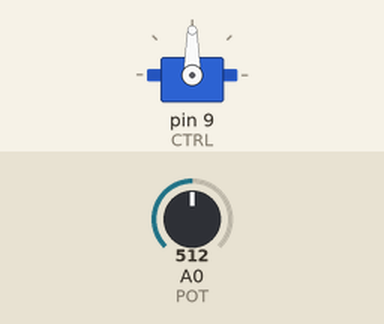
A sketch run on a simulated Arduino Uno, built with avr-gcc and run on an emulated ATmega328P. On the bench: servo. Inputs (shaded band) come from the test bench; at power-on: A0 (POT) = 512.

Above: at 1.2 s.
1.3 s: A0 (POT) set to 716
At 2.4 s:
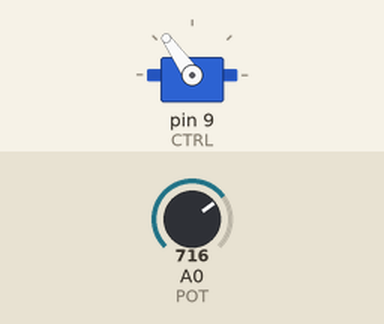
2.8 s: A0 (POT) set to 900
At 3.6 s:
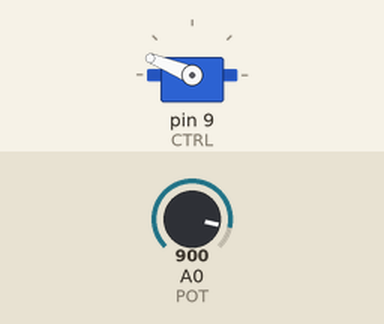
4.3 s: A0 (POT) set to 1023
At 4.9 s:
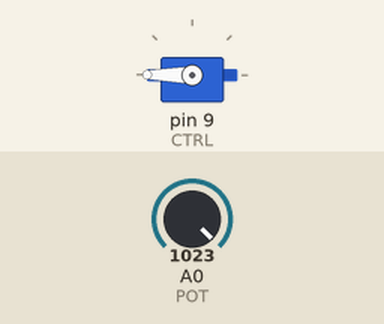
5.8 s: A0 (POT) set to 306
At 6.2 s:
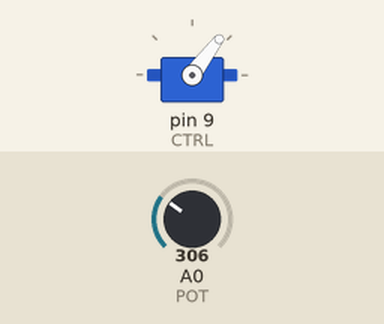
7.3 s: A0 (POT) set to 122
At 8.7 s:
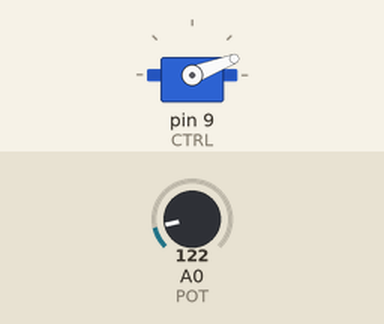
Timing chart, 0 to 9.8 s (numbered marks = the images above; inputs shaded):
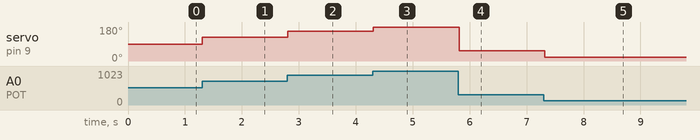

Measured:
- after the input at 1.3 s, servo on pin 9 (CTRL): 90° → 125° at once
- after the input at 2.8 s, servo on pin 9 (CTRL): 125° → 158° at once
- after the input at 4.3 s, servo on pin 9 (CTRL): 158° → 180° at once
- after the input at 5.8 s, servo on pin 9 (CTRL): 180° → 53° at once
- after the input at 7.3 s, servo on pin 9 (CTRL): 53° → 21° at once

The sketch:

SERVOS_potenciometro.ino
```cpp
/*
    servo motor con potenciometro.
    unha montaxe na que un servo (alimentado por unha batería externa) se conecte no pin PWM D03 (3~) como entrada de control (saída para Arduíno)
    e un potenciómetro se conecte no pin analóxico A05 como entrada do Arduíno.
    A continuación realiza un programa en C++ de Arduíno, de maneira que o potenciómetro controle o ángulo de xiro do servo,
    supoñendo que este pode xirar un máximo de 180º.

    nombre: david andres otero elia
    data: 15/03/2023
 * Proba de funcionamento dun servomotor
 * empregando a librería <Servo.h> e
 * ligado a un potenciómetro.
 */

#include <Servo.h>

//Pin de control do servo
#define CTRL 9

//Pin de lectura do potenciometro
#define POT A0

//Declaramos o objeto motor
//da clase Servo
Servo motor;
int angulo = 0;
int veloc = 100;

void setup() {
  motor.attach(CTRL);
}

void loop() {
  //Lectura do potenciometro
  angulo = analogRead(POT);
  angulo = map(angulo, 0, 1023, 0, 180);
  //Actualiza servo
  motor.write(angulo);
  delay(veloc);
}
```
